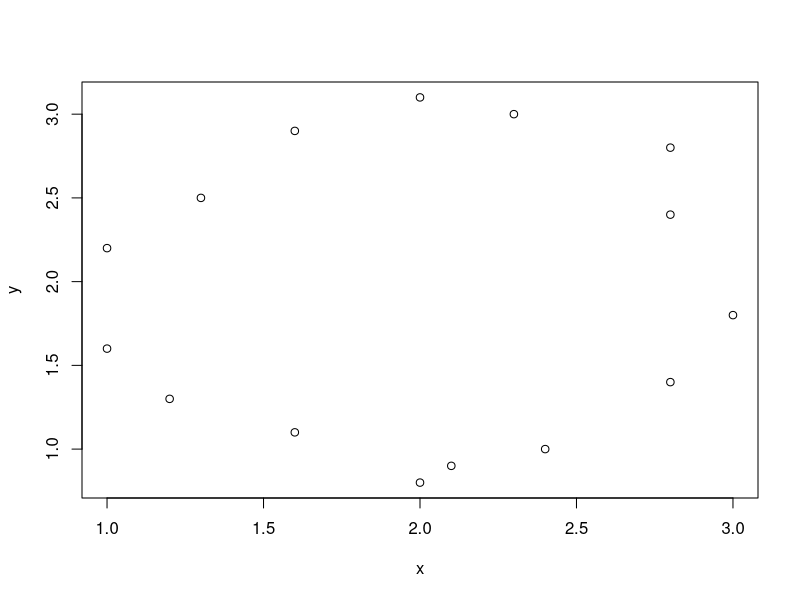
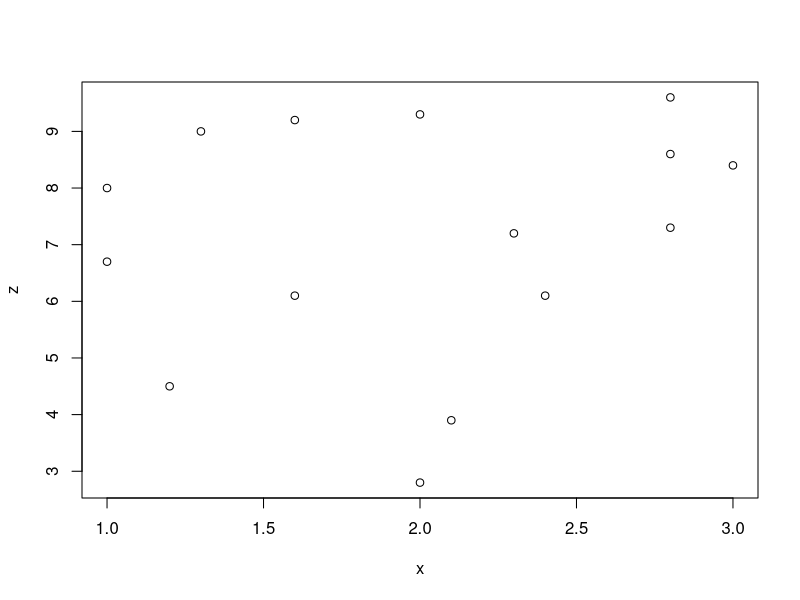
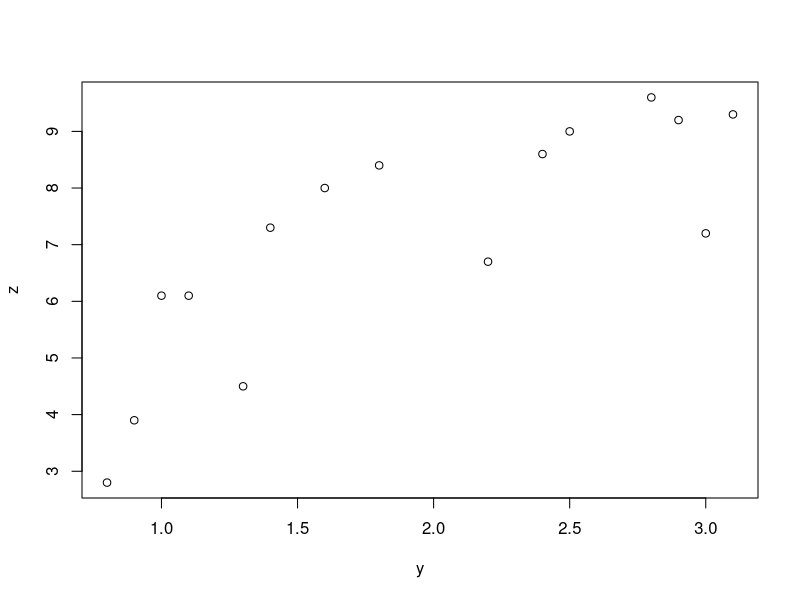
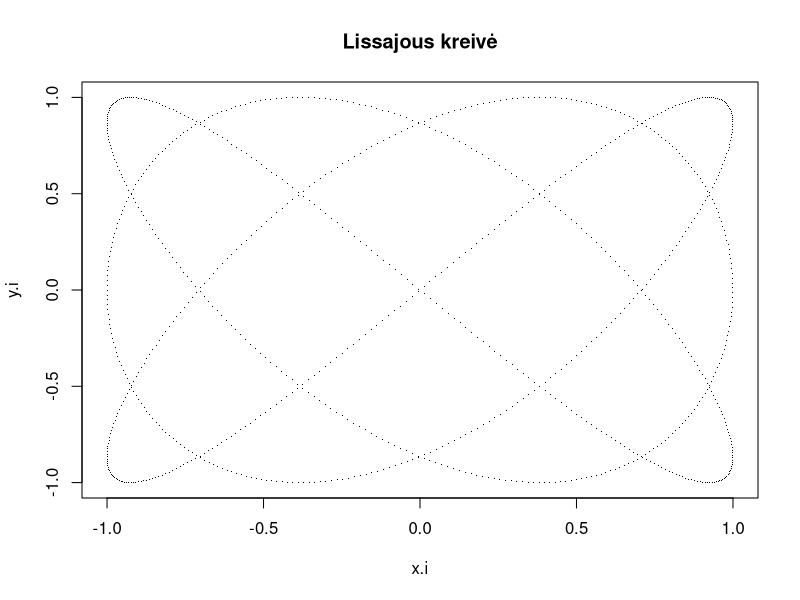
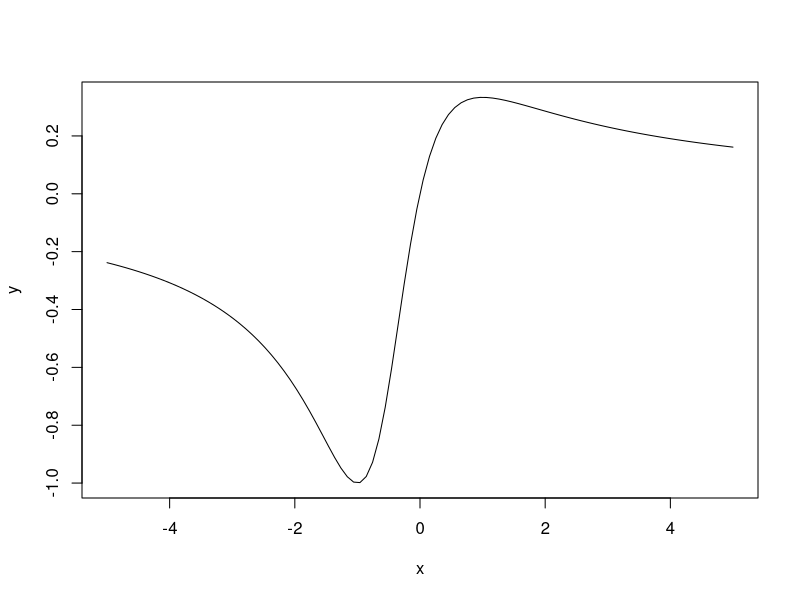
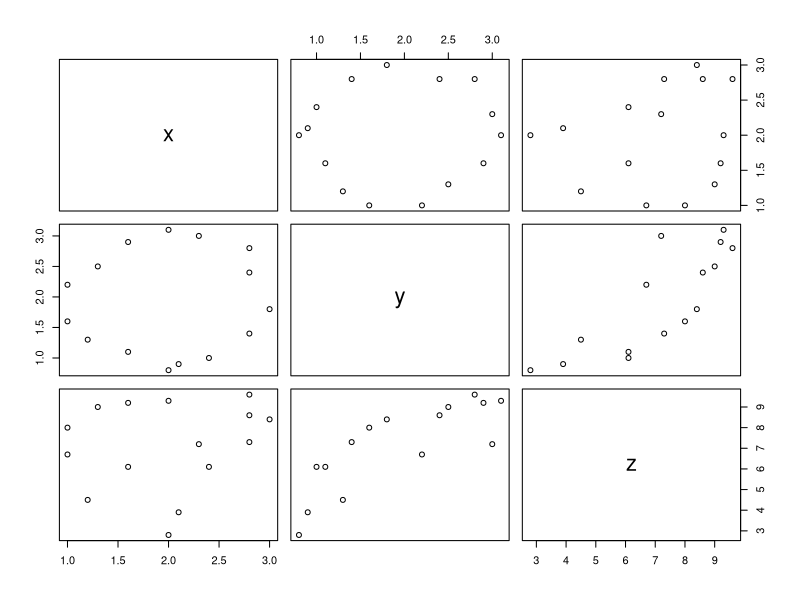
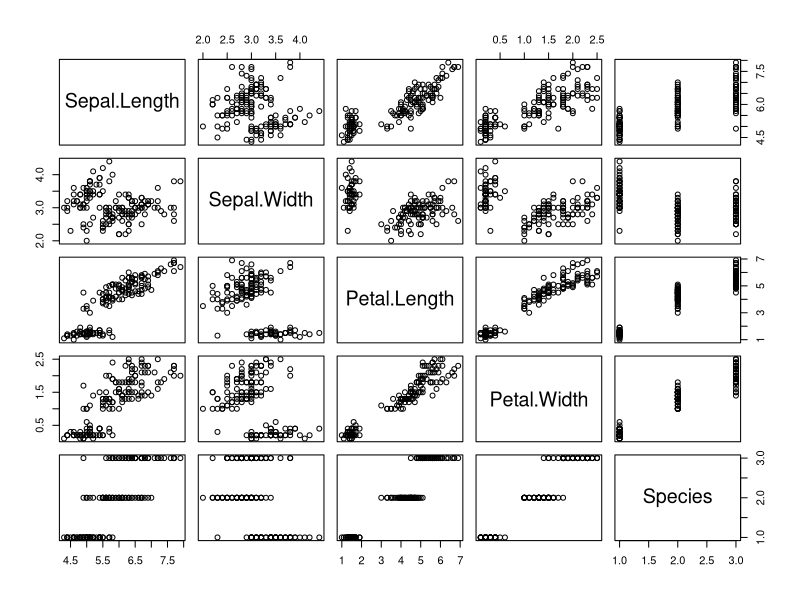
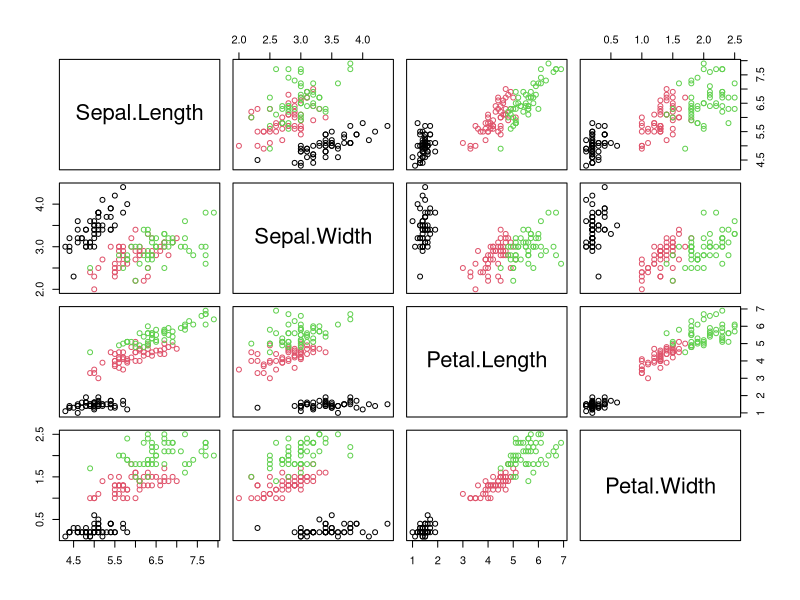

R code for these plots, in order:

#
#   Dalykas: STATISTINĖS DUOMENŲ ANALIZĖS SISTEMA IR PROGRAMAVIMO KALBA R
#            Pagrindiniai funkcijos plot metodai.
#
#  Autorius: Tomas Rekašius
#
#   Sukurta: 2014-03-07 | 2014-03-24
#


# TURINYS -------------------------------

#
#   1. Funkcijos plot metodai sklaidos diagramoms:
#      * plot.default
#      * plot.data.frame
#      * plot.formula
#
#   2. Metodas vieno kintamojo funkcijų grafikams:
#      * plot.function
#
#   3. Metodai dažnių lentelėms atvaizduoti:
#      * plot.table
#      * plot.factor
#


# PASTABOS ------------------------------

#
# Jokių pastabų nėra.
# 


# NUSTATYMAI ----------------------------

# Nustatoma lietuviška lokalė. 
Sys.setlocale(locale = "Lithuanian")

# Nustatomas darbinis katalogas.
setwd("C:/Downloads")

# Ištrinami visi seni kintamieji.
rm(list = ls())


# --------------------------------------- #
# FUNKCIJA PLOT IR JOS METODAI            #
# --------------------------------------- #

# Pagrindinė grafikų ir įvairių diagramų braižymo funkcija yra plot. Tai bendro 
# pobūdžio (generic) funkcija, kuri skirtingo tipo duomenims atvaizduoti naudoja 
# skirtingus metodus. Pavyzdžiui, kaip argumentą nurodžius du skaičių vektorius 
# x ir y, nubraižoma taškų su koordinatėmis (x, y) sklaidos diagrama, nurodžius 
# dažnių lentelę, nubraižoma stulpelinė diagrama, nurodžius bet kokios skaitinės
# R funkcijos pavadinimą arba užrašius jos išraišką, nubraižomas tos funkcijos 
# grafikas. Funkcija plot atpažįsta dažniausiai naudojamų statistinių procedūrų 
# rezultatų objektus ir jų atvaizdavimui naudoja specifinius metodus. Pavyzdžiui, 
# kaip argumentą nurodžius tiesinių modelių procedūros lm rezultatų objektą, bus 
# braižoma paklaidų sklaidos diagrama ir kiti diagnostiniai to modelio grafikai, 
# o nurodžius hierarchinio klasterizavimo procedūros hclust rezultatą, braižoma 
# dendrograma. Galima paminėti keletą dažniausiai naudojamų metodų:
# 
#   plot.default    --  skaitinių kintamųjų x ir y sklaidos diagramos braižymui,
#   plot.data.frame --  skaitinių duomenų lentelių atvaizdavimui,
#   plot.formula    --  duomenų pagal jų priklausomybės modelį atvaizdavimui,
#   plot.function   --  įvairių funkcijų grafikų bražymui,
#   plot.table      --  dažnių ir kryžminių dažnių lentelių atvaizdavimui,
#   plot.factor     --  kategorinių kintamųjų (faktorių) atvaizdavimui,
#   plot.histogram  --  histogramos braižymui,
#   plot.density    --  tankio funkcijos įverčio braižymui,
#   plot.ecdf       --  empirinės pasiskirstymo funkcijos braižymui,
#   plot.ts         --  laiko eilutės grafiko braižymui,
#   plot.dendrogram --  dendrogramos atvaizdavimui,
#   plot.lm         --  tiesinio modelio diagnostinių grafikų braižymui.

# Visus funkcijos plot metodus galima sužinoti naudojant funkciją methods.
methods(plot)


# --------------------------------------- #
# METODAI SKLAIDOS DIAGRAMOMS SUDARYTI    #
# --------------------------------------- #

# Pats paprasčiausias grafikas - taškų su koordinatėmis (x, y) sklaidos diagrama.
# Tokiu atveju funkcijai plot perduodami šių taškų koordinačių vektoriai x ir y.

x <- c(2.0, 1.6, 1.2, 1.0, 1.0, 1.3, 1.6, 2.0, 2.3, 2.8, 2.8, 3.0, 2.8, 2.4, 2.1)
y <- c(0.8, 1.1, 1.3, 1.6, 2.2, 2.5, 2.9, 3.1, 3.0, 2.8, 2.4, 1.8, 1.4, 1.0, 0.9)
z <- c(2.8, 6.1, 4.5, 8.0, 6.7, 9.0, 9.2, 9.3, 7.2, 9.6, 8.6, 8.4, 7.3, 6.1, 3.9)

d <- data.frame(x, y, z)
l <- list(x, y, z)

# Nubraižysime tris skirtingas šių kintamųjų sklaidos diagramas.

plot(x, y)
plot(x, z)
plot(y, z)

# Diagramoje pavaizduotų taškų koordinatės (x, y) gali būti apskaičiuotos. Tokiu 
# būdu galima nubraižyti įvairias kreives. Pavyzdžiui, nubraižysime gerai žinomą
# Lisažu kreivę, kuri užrašyta parametriniu pavidalu.

t <- seq(0, 2*pi, length = 1000)
x.i <- sin(3*t + pi/8)
y.i <- cos(4*t)

plot(x.i, y.i, pch = ".", main = "Lissajous kreivė")


# Tokiu pačiu būdu galima braižyti įvairių funkcijų grafikus. Pvz., nubraižysime 
# racionalios trupmenos y = P(x)/Q(x) grafiką intervale [-5, 5].

x <- seq(-5, 5, length = 100)
y <- x/(x^2 + x + 1)

plot(x, y, type = "l")


# Jei funkcijai plot kaip argumentas nurodoma data.frame tipo lentelė, sudaromas
# grafikas, kuriame atvaizduojamos visų tokios lentelės skaitinių kintamųjų porų 
# sklaidos diagramos. Pavyzdžiui, atvaizduosime anksčiau sudarytos lentelės visų 
# trijų kintamųjų porų sklaidos diagramas.

plot(d)

# Lentelėje iris yra 3 rūšių gėlių žiedlapių matavimai. Pirmi keturi kintamieji 
# yra skaitiniai, paskutinis yra kategorinis ir nurodo, kuriai rūšiai priklauso 
# stebiniai. Nubraižysime šių kintamųjų sklaidos diagramas.

plot(iris)

# Kategorinį lentelės kintamąjį galima panaudoti sklaidos diagramos taškų spalvai 
# nustatyti. Tokiu būdu tuos pačius duomenis galima nagrinėti įvairiais pjūviais.

plot(iris[, 1:4], col = iris[, 5])


# NAUDINGA ------------------------------

# Dviejų kintamųjų sklaidos diagrama yra vienas iš būdų pastebėti statistinę šių
# kintamųjų priklausomybę. Ši priklausomybė yra akivaizdi, kai taškų koordinates
# (x, y) sieja ryšys y = f(x). Nagrinėjant atsitiktinių dydžių priklausomybę yra
# rašomas statistinis modelis, kuris R kalboje išreiškiamas per formulę. Kairėje
# jos pusėje rašomas kintamasis, kuris atitinka koordinatę y, o dešinėje pusėje
# užrašomas kintamasis x. Funkcija plot, naudodama metodą plot.formula, pagal šį
# modelį sudaro dviejų kintamųjų sklaidos diagramą.

modelis <- y ~ x
modelis

# Pavyzdžiui, sudarysime duomenų lentelės d kintamųjų x ir y sklaidos diagramą.
# Funkcijai plot kaip parametrą perduodame kintamųjų sąryšio modelį ir nurodome 
# duomenų lentelę, iš kurios ir paimami modelyje įrašyti kintamieji x ir y.

plot(modelis, data = d)

# Jeigu modelis, pagal kurį braižoma sklaidos diagrama, nesikeičia, jo išraišką 
# galima įrašyti tiesiai į funkciją plot.

plot(y ~ x, data = d)

# Formulėje įrašyti kintamieji nebūtinai turi būti duomenų lentelėje. Pavyzdžiui,
# nubraižysime sąrašo l kintamųjų x ir y sklaidos diagramą.

plot(y ~ x, data = l)

# Pastaba. Nenurodžius nei duomenų lentelės, nei sąrašo pavadinimo, bus braižoma 
# tokius pat pavadinimus turinčių kintamųjų (jei tokie yra) sklaidos diagrama.
# Šiuo atveju kintamieji x ir y aprašo aukščiau paminėtos rac. trumpenos taškus.

plot(y ~ x)

# Naudojant modelį, galima užrašyti labai įvairias tų pačių kintamųjų tarpusavio
# priklausomybes. Užrašysime keletą dažniausiai pasitaikančių modelių:
# 
#   y ~ x         -- taškų su koordinatėmis (x, y) sklaidos diagrama,
#   y ~ 1         -- taškų (i, y.i) diagrama, kai i -- y elementų eilės numeris, 
#     ~ x         -- taškų su koordinatėmis (x, 1) išsidėstymo tiesėje diagrama,
#     ~ x + y     -- ta pati taškų (x, y) sklaidos diagrama,
#     ~ x + y + z -- trijų kintamųjų x, y ir z porų sklaidos diagramos.

# Naudodami duomenų lentelės d kintamuosius, pagal šiuos modelius nubraižysime 
# visas šias sklaidos diagramas.

plot(y ~ x, data = d)

plot(x ~ 1, data = d)
plot(y ~ 1, data = d)

plot( ~ x, data = d)
plot( ~ y, data = d)
plot( ~ z, data = d)

plot( ~ x + y,     data = d)
plot( ~ x + y + z, data = d)


# UŽDUOTIS ------------------------------ 

# 1. Naudojant funkciją plot, nubraižykite brėžinį, kur 10 x 10 dydžio kvadrate
#    būtų pažymėti visi taškai, kurių koordinatės yra natūriniai skaičiai.
# 2. Nubraižykite apskritimą su centru taške (2, 2) ir spinduliu R=2. Apskritimo
#    taškai turi būti sujungti ištisine raudona linija. Kad apskritimo grafikas
#    vizualiai nepavirstų į elipsės grafiką, naudojant parametrą asp nurodykite 
#    fiksuotą 1:1 kraštinių santykį.
# 3. Nubraižykite elipsės su centru koordinačių pradžioje grafiką. Tegul ilgoji
#    elipsės pusašė lygi 5, o trumpoji -- 3.
# 4. Apskaičiuokite Archimedo spiralės 1000 taškų koordinates, nubraižykite jos
#    grafiką. Braižant grafiką, reikia nurodyti fiksuotą 1:1 kraštinių santykį.
# 5. Lentelėje cars yra automobilio greičio ir stabdymo kelio matavimų duomenys.
#    Sudarykite stabdymo kelio ir automobilio greičio tarpusavio priklausomybės 
#    modelį ir nubraižykite jį atitinkantį kintamųjų sklaidos diagramą.


# --------------------------------------- #
# METODAS FUNKCIJOS GRAFIKUI NUBRAIŽYTI   #
# --------------------------------------- #

# Funkcija plot turi metodą vieno kintamojo funkcijų y = f(x) grafikams braižyti.
# Pagrindiniai parametrai:
#
#       x -- funkcijos f(x) pavadinimas arba jos išraiška,
#    from -- intervalo [a, b] reikšmė a,
#      to -- intervalo [a, b] reikšmė b,
#       n -- taškų skaičius intervale [a, b].
#
# Sudarant funkcijos f(x) intervale [a, b] grafiką, šis intervalas padalinamas į 
# 100 lygių dalių, kurias viena nuo kitos atskiria n = 101 taškų. Tuose taškuose
# skaičiuojamos funkcijos y = f(x) reikšmės ir gaunamos taškų (x, y) koordinatės.

# Pavyzdžiui, sudarysime tos pačios racionalios trupmenos y = P(x)/Q(x) grafiką. 
# Pirmiausia jos išraišką užrašysime kaip R funkciją.

fx <- function(x) {
  y <- x/(x^2 + x + 1)
  return(y)
}

plot(fx)


# Be papildomų nustatymų nubraižomas funkcijos intervale [0, 1] grafikas, tačiau 
# intervalo ribas galima pakeisti.

plot(fx, from = -5, to = 5)

# Jei parametrų reikšmės priskiriamos nustatyta tvarka, tai parametrų pavadinimų 
# galima ir nerašyti.

plot(fx, -5, 5)

# Taškų (x, y), iš kurių sudaromas funkcijos grafikas, skaičių galima pakeisti.

plot(fx, -5, 5, n = 10)
plot(fx, -5, 5, n = 1000)


# Kartais gali būti naudinga galimybė išsaugoti taškų (x, y), iš kurių sudarytas 
# funkcijos y = f(x) grafikas, koordinates. 

xy.list <- plot(fx, -5, 5)
xy.list

plot(xy.list)


# Gana dažnai reikalingas kokios nors standartinės funkcijos grafikas. Jį galimą
# nubraižyti net keliais būdais. Pavyzdžiui, nubraižysime standartinio normaliojo
# pasiskirstymo tankio funkcijos grafiką.

# Pirmas būdas. Galima apskaičiuoti tankio funkcijos y = p(x) reikšmes taškuose 
# x ir taškus (x, y) atidėti plokštumoje.

x <- seq(-3, 3, len = 100)
y <- 1/sqrt(2*pi)*exp(-x^2/2)

plot(x, y, type = "l")


# Antras būdas. Reikiamos funkcijos išraišką galima užrašyti kaip R funkciją ir 
# nubrėžti jos grafiką.

norm.tankis <- function(x) {
  y <- 1/sqrt(2*pi)*exp(-x^2/2)
  return(y)
}

plot(norm.tankis)
plot(norm.tankis, -3, 3)


# R turi daug praktikoje reikalingų ir dažnai naudojamų funkcijų ir atskirai jų 
# užrašinėti nereikia -- užtenka žinoti jų pavadinimus. Standartinio normalinio 
# dydžio tankio funkcija yra dnorm, o tikimybių pasiskirstymo funkcija -- pnorm.

plot(dnorm, -3, 3)
plot(pnorm, -3, 3)

plot(sqrt)
plot(log)
plot(exp)

plot(sin, -pi/2, pi/2)

# Standartines R funkcijas galima panaudoti kitų funkcijų sudarymui. Pavyzdžiui,
# R turi funkciją y = sin(x), tačiau neturi funkcijos y = sin(2x). Jos išraišką 
# kaip argumentą galima įrašyti tiesiai į funkciją plot.

plot(function(x) sin(2*x), -pi/2, pi/2)


# UŽDUOTIS ------------------------------ 

# 1. Panaudojant standartinę R funkciją, nubraižykite funkcijos y = |x| grafiką 
#    intervale [-1, 1].
# 2. Naudodami standartines trigonometrines R funkcijas, nubraižykite funkcijos
#    y = arcsin(sin(x)) grafiką intervale [-2pi, 2pi].
# 3. Nubraižykite normaliojo skirstinio su vidurkiu 10 ir standartiniu nuokrypiu 
#    lygiu 3 tankio funkcijos grafiką. Intervalą parinkite taip, kad funkcijos
#    reikšmės galuose būtų labai artimos nuliui.
# 4. Panaudojant funkciją plot, nubraižykite chi-kvadrat skirstinio su 5 laisvės 
#    laipsniais tankio funkcijos grafiką intervale [0, 20]. Chi-kvadrat tankio
#    funkcijos pavadinimas dchisq.


# --------------------------------------- #
# METODAI DAŽNIŲ LENTELĖMS IR FAKTORIAMS  #
# --------------------------------------- #

# Funkcija plot gali atvaizduoti dažnių lenteles. Vieno kintamojo dažnių lentelė
# atvaizduojama kaip stulpelinė diagrama, kurioje kintamojo reikšmę atitinkančio 
# stulpelio aukštis lygus tos reikšmės pasikartojimų skaičiui -- dažniui.

# Pavyzdžiui, turime vektorių, kurio elementai yra didžiosios raidės. Sudarysime 
# šio vektoriaus raidžių dažnių lentelę ir ją atvaizduosime.

g <- c("A", "B", "D", "A", "C", "C", "C", "C", "C", "C", "A", "A", "D", "B", "B")

t <- table(g)
t

plot(t)
plot(t, main = "Dažnių pasiskirstymas grupėse", xlab = "Grupė", ylab = "")


# Jei funkcijos plot argumentas yra kategorinis kintamasis (faktorius), sudaroma
# to kintamojo dažnių lentelę atitinkanti stulpelinė diagrama.

# Pavyzdžiui, kintamąjį g paversime į faktorių ir sudarysime tą pačią stulpelinę 
# diagramą neskaičiuodami tarpinės dažnių lentelės.
 
g <- factor(g)
g

plot(g)

# Vienas iš funkcijos plot argumentų gali būti kategorinis, o kitas -- skaitinis.
# Priklausomai nuo to, kokio tipo kintamasis bus priskirtas parametrui x, o koks
# parametrui y, funkcija plot sudarys du skirtingus grafikus. Abiem atvejais tai
# bus skaitinio kintamojo sklaidos diagramos atskirose grupėse pagal kategorinio
# kintamojo reikšmes. Skiriasi tik atvaizdavimo būdas.

s <- c(0.6, 3.4, 6.1, 0.7, 5.2, 1.4, 2.3, 3.4, 2.5, 9.4, 2.7, 4.1, 2.9, 0.1, 7.5)
k <- c("T", "N", "N", "T", "T", "T", "N", "T", "T", "N", "T", "N", "T", "T", "N")

k <- factor(k, levels = c("T", "N"), labels = c("Taip", "Ne"))

plot(k)

# Jei funkcijos plot parametrui x priskiriamas skaitinis vektorius, o parametrui 
# y -- kategorinis (faktorius), tai skirtingoms grupėms priklausančios skaitinio 
# kintamojo reikšmės išdėstomos ant tas grupes atitinkančių horizontalių tiesių. 
# Tokiu būdu gaunamos vienmatės sklaidos diagramos.

plot(s, k)

# Jei parametrui x priskiriamas kategorinis kintamasis (faktorius), o parametrui 
# y --- skaitinis, tada iš skirtingoms grupėms priklausančių skaitinio kintamojo 
# reikšmių sudaromos atskiros tų kategorijų boxplot diagramos, kurios išdėstomos 
# ant x ašies.

plot(k, s)

# Jei iš karto abiems funkcijos plot parametrams x ir y priskiriami kategoriniai 
# kintamieji, nubraižoma specifinė stulpelinė diagrama, kuri vadinama spineplot. 
# Šioje diagramoje ant Ox ašies išdėstomi skirtingas pirmojo kintamojo reikšmes 
# atitinkantys vienetinio aukščio stulpeliai. Kiekvienas stulpelis padalinamas į
# tiek dalių, kiek skirtingų antrojo kintamojo reikšmių yra atitinkamoje pirmojo
# kintamojo grupėje, o kiekvienos dalies dydis proporcingas tų reikšmių dažniui.

plot(k, g)
plot(g, k)


# NAUDINGA ------------------------------

# Į kintamųjų ryšius aprašantį modelį galima įtraukti kategorinius kintamuosius.
# Tokiu atveju dešinėje modelio pusėje įrašytas kategorinis kintamasis grupuoja
# kairės pusės kintamojo stebinius. Diagramos pavidalas priklauso nuo to, kokio
# tipo kintamieji yra vienoje ir kitoje modelio pusėje. Tarkime, kad kintamasis 
# x yra skaitinis, o kintamieji k ir g -- kategoriniai (faktoriai). Tokiu atveju
# galima užrašyti dažniausiai naudojamus modelius:
# 
#     ~ k     -- kategorinio kintamojo k stulpelinė dažnių diagrama,
#   x ~ k     -- skaitinio kintamojo x boxplot diagrama kintamojo k grupėse,
#     ~ k + x -- skaitinio kintamojo x boxplot diagrama kintamojo k grupėse,
#   g ~ k     -- kategorinio kintamojo g spineplot diagrama grupėse pagal k,
#     ~ k + g -- kategorinio kintamojo g spineplot diagrama grupėse pagal k.

# Nubraižysime skaitinio kintamojo s boxplot diagramas grupėse suformuotas pagal 
# skirtingas kintamojo k reikšmes.

plot(s ~ k)

# Naudojant modelį, nubraižysime kategorinio kintamojo g dažnių diagramą.

plot( ~ g)

# Dviejų kategorinių kintamųjų spineplot diagramą galima nubraižyti užrašant du 
# ekvivalenčius jų priklausomybės modelius. Galima atkreipti dėmesį, kad pirmas
# kintamasis dešinėje visada yra grupuojantis. Šiuo atveju tai yra kintamasis g.

plot(k ~ g)
plot(  ~ g + k)


# UŽDUOTIS ------------------------------ 

# 1. Sudarykite vektorių iš šios užduoties pirmojo sakinio raidžių. Visos raidės
#    vektoriuje turi būti vienodos: arba mažosios, arba didžiosios. Sudarykite
#    raidžių dažnių lentelę ir atvaizduokite ją kaip stulpelinę diagramą.
# 2. Pirmoje užduotyje sudarytą raidžių vektorių paverskite į faktorių. Gaukite
#    tokią pačią raidžių pasikartojimo dažnių stulpelinę diagramą a) nenaudojant
#    kategorinio kintamojo sklaidos modelio, b) naudojant modelį.
# 3. Naudojant pirmoje užduotyje sudarytą raidžių vektorių, sudarykite papildomą
#    vektorių, kurio elementams priskiriama reikšmė "B", jei raidė yra balsė, ir
#    reikšmė "P", jei raidė yra priebalsė. Paverskite šį vektorių į kategorinį 
#    kintamąjį. Atvaizduokite balsių ir priebalsių dažnių diagramą ir atsakykite,
#    kokių raidžių yra daugiau?
# 4. Užrašykite tokį kintamųjų sąryšio modelį, kad pagal jį būtų galima nubrėžti
#    duomenų lentelės iris kintamojo Sepal.Length boxplot diagramas atskirai 
#    kiekvienai kategorinio kintamojo Species grupei.
